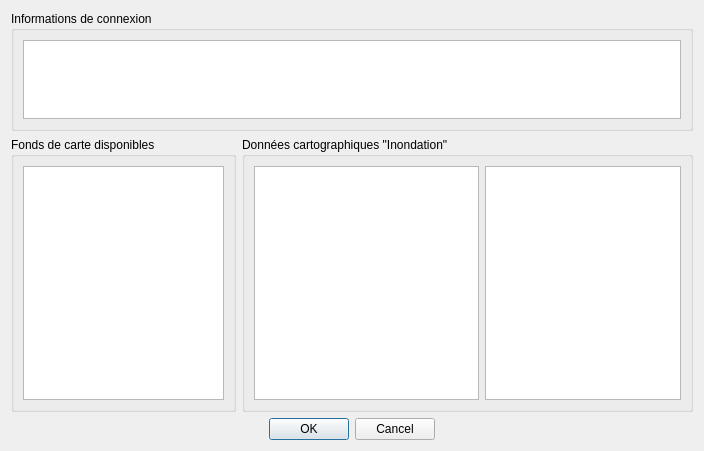
<?xml version="1.0" encoding="UTF-8"?>
<ui version="4.0">
 <class>DialogCarto</class>
 <widget class="QDialog" name="DialogCarto">
  <property name="geometry">
   <rect>
    <x>0</x>
    <y>0</y>
    <width>704</width>
    <height>451</height>
   </rect>
  </property>
  <property name="windowTitle">
   <string>Analyse cartographique</string>
  </property>
  <layout class="QGridLayout" name="gridLayout" columnstretch="1,2">
   <item row="0" column="0" colspan="2">
    <widget class="QGroupBox" name="groupBox_information">
     <property name="maximumSize">
      <size>
       <width>16777215</width>
       <height>120</height>
      </size>
     </property>
     <property name="title">
      <string>Informations de connexion</string>
     </property>
     <layout class="QVBoxLayout" name="verticalLayout">
      <item>
       <widget class="QTextBrowser" name="textBrowser_information"/>
      </item>
     </layout>
    </widget>
   </item>
   <item row="1" column="0">
    <widget class="QGroupBox" name="groupBox_fond_carto">
     <property name="title">
      <string>Fonds de carte disponibles</string>
     </property>
     <layout class="QVBoxLayout" name="verticalLayout_2">
      <item>
       <widget class="QTreeWidget" name="treeWidget_fond_carto">
        <property name="font">
         <font>
          <pointsize>8</pointsize>
         </font>
        </property>
        <attribute name="headerVisible">
         <bool>false</bool>
        </attribute>
        <column>
         <property name="text">
          <string notr="true">1</string>
         </property>
        </column>
       </widget>
      </item>
     </layout>
    </widget>
   </item>
   <item row="1" column="1">
    <widget class="QGroupBox" name="groupBox_inondation">
     <property name="title">
      <string>Données cartographiques &quot;Inondation&quot;</string>
     </property>
     <layout class="QHBoxLayout" name="horizontalLayout" stretch="8,7">
      <item>
       <widget class="QTreeWidget" name="treeWidget_carto_enjeu">
        <property name="font">
         <font>
          <pointsize>8</pointsize>
         </font>
        </property>
        <attribute name="headerVisible">
         <bool>false</bool>
        </attribute>
        <column>
         <property name="text">
          <string notr="true">1</string>
         </property>
        </column>
       </widget>
      </item>
      <item>
       <widget class="QTreeWidget" name="treeWidget_carto_zip">
        <property name="font">
         <font>
          <pointsize>8</pointsize>
         </font>
        </property>
        <attribute name="headerVisible">
         <bool>false</bool>
        </attribute>
        <column>
         <property name="text">
          <string notr="true">1</string>
         </property>
        </column>
       </widget>
      </item>
     </layout>
    </widget>
   </item>
   <item row="2" column="0" colspan="2">
    <widget class="QDialogButtonBox" name="buttonBox">
     <property name="cursor">
      <cursorShape>PointingHandCursor</cursorShape>
     </property>
     <property name="orientation">
      <enum>Qt::Horizontal</enum>
     </property>
     <property name="standardButtons">
      <set>QDialogButtonBox::Cancel|QDialogButtonBox::Ok</set>
     </property>
     <property name="centerButtons">
      <bool>true</bool>
     </property>
    </widget>
   </item>
  </layout>
 </widget>
 <resources/>
 <connections>
  <connection>
   <sender>buttonBox</sender>
   <signal>accepted()</signal>
   <receiver>DialogCarto</receiver>
   <slot>accept()</slot>
   <hints>
    <hint type="sourcelabel">
     <x>248</x>
     <y>254</y>
    </hint>
    <hint type="destinationlabel">
     <x>157</x>
     <y>274</y>
    </hint>
   </hints>
  </connection>
  <connection>
   <sender>buttonBox</sender>
   <signal>rejected()</signal>
   <receiver>DialogCarto</receiver>
   <slot>reject()</slot>
   <hints>
    <hint type="sourcelabel">
     <x>316</x>
     <y>260</y>
    </hint>
    <hint type="destinationlabel">
     <x>286</x>
     <y>274</y>
    </hint>
   </hints>
  </connection>
 </connections>
</ui>
